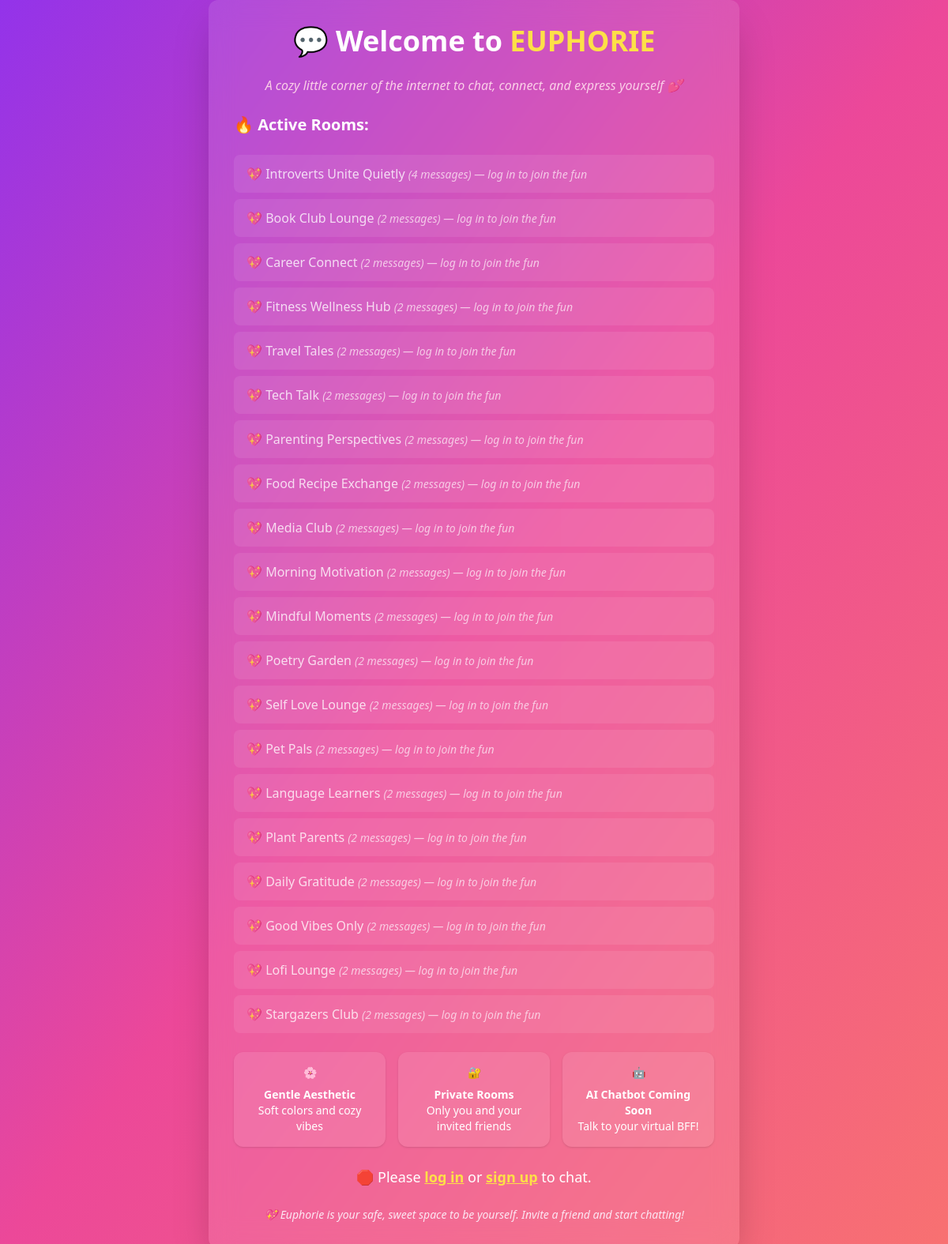
The page / on the database its author committed.
### chat/models.py (models this page shows, shortened)
class Room(models.Model):
    name = models.SlugField(unique=True)
    creator = models.ForeignKey(User, on_delete=models.CASCADE)
    created_at = models.DateTimeField(auto_now_add=True)

### chat/views.py (the view)
# urls.py: path('', views.index, name='index'),
def index(request):
    all_rooms = Room.objects.annotate(message_count=Count('messages')).order_by('-message_count')
    limit = 1000 if request.user.is_authenticated else 20
    active_rooms = all_rooms[:limit]
    for room in active_rooms:
        room.display_name = room.name.replace('-', ' ').title()
    return render(request, 'chat/index.html', {
        'active_rooms': active_rooms,
        'user': request.user
    })

### chat/templates/chat/index.html (shortened to what this page needs)
<!DOCTYPE html>
<html lang="en">
{% load static %}
<head>
  <script src="https://cdn.tailwindcss.com"></script>
  <link href="https://cdnjs.cloudflare.com/ajax/libs/flowbite/2.3.0/flowbite.min.css" rel="stylesheet" />
</head>
<body class="bg-gradient-to-br from-purple-600 via-pink-500 to-red-400 min-h-screen flex items-center justify-center text-white">
  <div class="bg-white bg-opacity-10 backdrop-blur-lg p-8 rounded-xl shadow-2xl w-full max-w-2xl text-white space-y-6">
    <h1 class="text-4xl font-extrabold text-center">💬 Welcome to <span class="text-yellow-300">EUPHORIE</span></h1>
    <p class="text-center text-pink-200 italic text-md">
      A cozy little corner of the internet to chat, connect, and express yourself 💕
    </p>
    <h3 class="text-xl font-semibold">🔥 Active Rooms:</h3>
    <ul id="room-list" class="space-y-2">
      {% for room in active_rooms %}
        <li>
          {% if user.is_authenticated %}
            <a href="{% url 'room' room.name %}" class="block bg-white bg-opacity-20 hover:bg-opacity-30 px-4 py-3 rounded-lg transition">
              🗨️ <span class="font-medium">{{ room.display_name }}</span>
              <span class="text-sm text-gray-200">({{ room.message_count }} messages)</span>
            </a>
          {% else %}
            <a href="{% url 'login' %}?next={% url 'room' room.name %}" class="block bg-white bg-opacity-10 hover:bg-opacity-20 px-4 py-3 rounded-lg transition opacity-80 cursor-pointer">
              💖 <span class="font-medium">{{ room.display_name }}</span>
              <span class="text-sm text-pink-100 italic">({{ room.message_count }} messages) — log in to join the fun</span>
            </a>
          {% endif %}
        </li>
      {% endfor %}
    </ul>
    <div class="grid gap-4 md:grid-cols-3 mt-8 text-sm text-white text-center">
      <div class="bg-white bg-opacity-10 p-4 rounded-xl shadow">
        🌸 <p class="mt-2 font-semibold">Gentle Aesthetic</p>
        <p>Soft colors and cozy vibes</p>
      </div>
      <div class="bg-white bg-opacity-10 p-4 rounded-xl shadow">
        🔐 <p class="mt-2 font-semibold">Private Rooms</p>
        <p>Only you and your invited friends</p>
      </div>
      <div class="bg-white bg-opacity-10 p-4 rounded-xl shadow">
        🤖 <p class="mt-2 font-semibold">AI Chatbot Coming Soon</p>
        <p>Talk to your virtual BFF!</p>
      </div>
    </div>
    {% if user.is_authenticated %}
      <form method="post" action="{% url 'logout' %}" class="text-center mt-6">
        {% csrf_token %}
        <button type="submit" class="px-4 py-2 bg-red-600 hover:bg-red-700 rounded-md text-white font-semibold">
          🔒 Logout
        </button>
      </form>
    {% else %}
      <div class="text-center text-lg mt-4">
        🛑 Please
        <a href="{% url 'login' %}" class="text-yellow-300 underline font-semibold">log in</a>
        or
        <a href="{% url 'signup' %}" class="text-yellow-300 underline font-semibold">sign up</a>
        to chat.
      </div>
    {% endif %}
    <p class="text-center text-pink-100 italic text-sm mt-4">
      💖 Euphorie is your safe, sweet space to be yourself. Invite a friend and start chatting!
    </p>
  </div>
</body>
</html>

### rows shown on the page
Room: display_name "Introverts Unite Quietly", message_count "4"
Room: display_name "Book Club Lounge", message_count "2"
Room: display_name "Career Connect", message_count "2"
Room: display_name "Fitness Wellness Hub", message_count "2"
Room: display_name "Travel Tales", message_count "2"
Room: display_name "Tech Talk", message_count "2"
Room: display_name "Parenting Perspectives", message_count "2"
Room: display_name "Food Recipe Exchange", message_count "2"
Room: display_name "Media Club", message_count "2"
Room: display_name "Morning Motivation", message_count "2"
Room: display_name "Mindful Moments", message_count "2"
Room: display_name "Poetry Garden", message_count "2"
Room: display_name "Self Love Lounge", message_count "2"
Room: display_name "Pet Pals", message_count "2"
Room: display_name "Language Learners", message_count "2"
Room: display_name "Plant Parents", message_count "2"
Room: display_name "Daily Gratitude", message_count "2"
Room: display_name "Good Vibes Only", message_count "2"
Room: display_name "Lofi Lounge", message_count "2"
Room: display_name "Stargazers Club", message_count "2"
